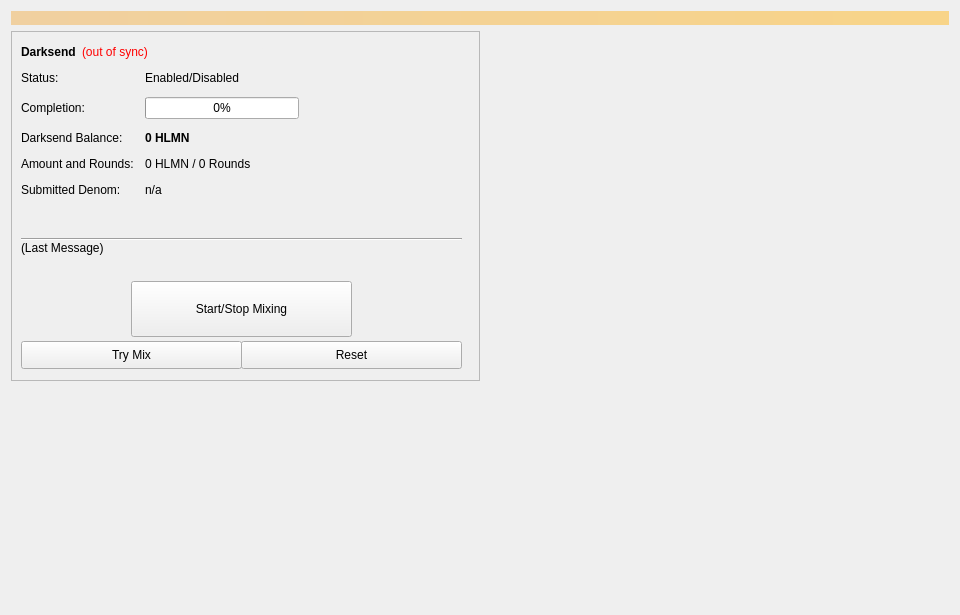
<?xml version="1.0" encoding="UTF-8"?>
<ui version="4.0">
 <class>Coinmix</class>
 <widget class="QWidget" name="Coinmix">
  <property name="geometry">
   <rect>
    <x>0</x>
    <y>0</y>
    <width>960</width>
    <height>615</height>
   </rect>
  </property>
  <property name="minimumSize">
   <size>
    <width>960</width>
    <height>0</height>
   </size>
  </property>
  <property name="windowTitle">
   <string>Form</string>
  </property>
  <layout class="QVBoxLayout" name="topLayout">
   <item>
    <widget class="QLabel" name="labelAlerts">
     <property name="visible">
      <bool>false</bool>
     </property>
     <property name="styleSheet">
      <string notr="true">background-color: qlineargradient(x1: 0, y1: 0, x2: 1, y2: 0, stop:0 #F0D0A0, stop:1 #F8D488); color:#000000;</string>
     </property>
     <property name="wordWrap">
      <bool>true</bool>
     </property>
     <property name="margin">
      <number>3</number>
     </property>
    </widget>
   </item>
   <item>
    <layout class="QHBoxLayout" name="horizontalLayout" stretch="1,1">
     <item>
      <layout class="QVBoxLayout" name="verticalLayout_2">
       <item>
        <widget class="QFrame" name="frameDarksend">
         <property name="minimumSize">
          <size>
           <width>0</width>
           <height>350</height>
          </size>
         </property>
         <property name="layoutDirection">
          <enum>Qt::LeftToRight</enum>
         </property>
         <property name="frameShape">
          <enum>QFrame::StyledPanel</enum>
         </property>
         <property name="frameShadow">
          <enum>QFrame::Raised</enum>
         </property>
         <widget class="QWidget" name="formLayoutWidget">
          <property name="geometry">
           <rect>
            <x>10</x>
            <y>40</y>
            <width>451</width>
            <height>161</height>
           </rect>
          </property>
          <layout class="QFormLayout" name="formLayout">
           <property name="fieldGrowthPolicy">
            <enum>QFormLayout::AllNonFixedFieldsGrow</enum>
           </property>
           <property name="horizontalSpacing">
            <number>11</number>
           </property>
           <property name="verticalSpacing">
            <number>12</number>
           </property>
           <item row="0" column="0">
            <widget class="QLabel" name="label_6">
             <property name="text">
              <string>Status:</string>
             </property>
            </widget>
           </item>
           <item row="1" column="0">
            <widget class="QLabel" name="label_7">
             <property name="text">
              <string>Completion:</string>
             </property>
            </widget>
           </item>
           <item row="1" column="1">
            <widget class="QProgressBar" name="DarksendProgress">
             <property name="maximumSize">
              <size>
               <width>154</width>
               <height>16777215</height>
              </size>
             </property>
             <property name="value">
              <number>0</number>
             </property>
            </widget>
           </item>
           <item row="2" column="0">
            <widget class="QLabel" name="labelAnonymizedText">
             <property name="text">
              <string>Darksend Balance:</string>
             </property>
            </widget>
           </item>
           <item row="2" column="1">
            <widget class="QLabel" name="labelAnonymized">
             <property name="font">
              <font>
               <weight>75</weight>
               <bold>true</bold>
              </font>
             </property>
             <property name="text">
              <string notr="true">0 HLMN</string>
             </property>
            </widget>
           </item>
           <item row="3" column="0">
            <widget class="QLabel" name="label_8">
             <property name="text">
              <string>Amount and Rounds:</string>
             </property>
            </widget>
           </item>
           <item row="3" column="1">
            <widget class="QLabel" name="labelAmountRounds">
             <property name="text">
              <string>0 HLMN / 0 Rounds</string>
             </property>
            </widget>
           </item>
           <item row="4" column="0">
            <widget class="QLabel" name="label_9">
             <property name="text">
              <string>Submitted Denom:</string>
             </property>
            </widget>
           </item>
           <item row="4" column="1">
            <widget class="QLabel" name="labelSubmittedDenom">
             <property name="toolTip">
              <string>The denominations you submitted to the Masternode.&lt;br&gt;To mix, other users must submit the exact same denominations.</string>
             </property>
             <property name="text">
              <string>n/a</string>
             </property>
            </widget>
           </item>
           <item row="0" column="1">
            <widget class="QLabel" name="DarksendEnabled">
             <property name="text">
              <string>Enabled/Disabled</string>
             </property>
            </widget>
           </item>
          </layout>
         </widget>
         <widget class="QPushButton" name="runAutoDenom">
          <property name="geometry">
           <rect>
            <x>251</x>
            <y>17</y>
            <width>1</width>
            <height>1</height>
           </rect>
          </property>
          <property name="palette">
           <palette>
            <active>
             <colorrole role="WindowText">
              <brush brushstyle="SolidPattern">
               <color alpha="255">
                <red>0</red>
                <green>0</green>
                <blue>0</blue>
               </color>
              </brush>
             </colorrole>
             <colorrole role="Button">
              <brush brushstyle="SolidPattern">
               <color alpha="255">
                <red>239</red>
                <green>238</green>
                <blue>238</blue>
               </color>
              </brush>
             </colorrole>
             <colorrole role="Light">
              <brush brushstyle="SolidPattern">
               <color alpha="255">
                <red>255</red>
                <green>255</green>
                <blue>255</blue>
               </color>
              </brush>
             </colorrole>
             <colorrole role="Midlight">
              <brush brushstyle="SolidPattern">
               <color alpha="255">
                <red>247</red>
                <green>246</green>
                <blue>246</blue>
               </color>
              </brush>
             </colorrole>
             <colorrole role="Dark">
              <brush brushstyle="SolidPattern">
               <color alpha="255">
                <red>119</red>
                <green>119</green>
                <blue>119</blue>
               </color>
              </brush>
             </colorrole>
             <colorrole role="Mid">
              <brush brushstyle="SolidPattern">
               <color alpha="255">
                <red>159</red>
                <green>159</green>
                <blue>159</blue>
               </color>
              </brush>
             </colorrole>
             <colorrole role="Text">
              <brush brushstyle="SolidPattern">
               <color alpha="255">
                <red>0</red>
                <green>0</green>
                <blue>0</blue>
               </color>
              </brush>
             </colorrole>
             <colorrole role="BrightText">
              <brush brushstyle="SolidPattern">
               <color alpha="255">
                <red>255</red>
                <green>255</green>
                <blue>255</blue>
               </color>
              </brush>
             </colorrole>
             <colorrole role="ButtonText">
              <brush brushstyle="SolidPattern">
               <color alpha="255">
                <red>0</red>
                <green>0</green>
                <blue>0</blue>
               </color>
              </brush>
             </colorrole>
             <colorrole role="Base">
              <brush brushstyle="SolidPattern">
               <color alpha="255">
                <red>255</red>
                <green>255</green>
                <blue>255</blue>
               </color>
              </brush>
             </colorrole>
             <colorrole role="Window">
              <brush brushstyle="SolidPattern">
               <color alpha="255">
                <red>239</red>
                <green>238</green>
                <blue>238</blue>
               </color>
              </brush>
             </colorrole>
             <colorrole role="Shadow">
              <brush brushstyle="SolidPattern">
               <color alpha="255">
                <red>0</red>
                <green>0</green>
                <blue>0</blue>
               </color>
              </brush>
             </colorrole>
             <colorrole role="AlternateBase">
              <brush brushstyle="SolidPattern">
               <color alpha="255">
                <red>247</red>
                <green>246</green>
                <blue>246</blue>
               </color>
              </brush>
             </colorrole>
             <colorrole role="ToolTipBase">
              <brush brushstyle="SolidPattern">
               <color alpha="255">
                <red>255</red>
                <green>255</green>
                <blue>220</blue>
               </color>
              </brush>
             </colorrole>
             <colorrole role="ToolTipText">
              <brush brushstyle="SolidPattern">
               <color alpha="255">
                <red>0</red>
                <green>0</green>
                <blue>0</blue>
               </color>
              </brush>
             </colorrole>
            </active>
            <inactive>
             <colorrole role="WindowText">
              <brush brushstyle="SolidPattern">
               <color alpha="255">
                <red>0</red>
                <green>0</green>
                <blue>0</blue>
               </color>
              </brush>
             </colorrole>
             <colorrole role="Button">
              <brush brushstyle="SolidPattern">
               <color alpha="255">
                <red>239</red>
                <green>238</green>
                <blue>238</blue>
               </color>
              </brush>
             </colorrole>
             <colorrole role="Light">
              <brush brushstyle="SolidPattern">
               <color alpha="255">
                <red>255</red>
                <green>255</green>
                <blue>255</blue>
               </color>
              </brush>
             </colorrole>
             <colorrole role="Midlight">
              <brush brushstyle="SolidPattern">
               <color alpha="255">
                <red>247</red>
                <green>246</green>
                <blue>246</blue>
               </color>
              </brush>
             </colorrole>
             <colorrole role="Dark">
              <brush brushstyle="SolidPattern">
               <color alpha="255">
                <red>119</red>
                <green>119</green>
                <blue>119</blue>
               </color>
              </brush>
             </colorrole>
             <colorrole role="Mid">
              <brush brushstyle="SolidPattern">
               <color alpha="255">
                <red>159</red>
                <green>159</green>
                <blue>159</blue>
               </color>
              </brush>
             </colorrole>
             <colorrole role="Text">
              <brush brushstyle="SolidPattern">
               <color alpha="255">
                <red>0</red>
                <green>0</green>
                <blue>0</blue>
               </color>
              </brush>
             </colorrole>
             <colorrole role="BrightText">
              <brush brushstyle="SolidPattern">
               <color alpha="255">
                <red>255</red>
                <green>255</green>
                <blue>255</blue>
               </color>
              </brush>
             </colorrole>
             <colorrole role="ButtonText">
              <brush brushstyle="SolidPattern">
               <color alpha="255">
                <red>0</red>
                <green>0</green>
                <blue>0</blue>
               </color>
              </brush>
             </colorrole>
             <colorrole role="Base">
              <brush brushstyle="SolidPattern">
               <color alpha="255">
                <red>255</red>
                <green>255</green>
                <blue>255</blue>
               </color>
              </brush>
             </colorrole>
             <colorrole role="Window">
              <brush brushstyle="SolidPattern">
               <color alpha="255">
                <red>239</red>
                <green>238</green>
                <blue>238</blue>
               </color>
              </brush>
             </colorrole>
             <colorrole role="Shadow">
              <brush brushstyle="SolidPattern">
               <color alpha="255">
                <red>0</red>
                <green>0</green>
                <blue>0</blue>
               </color>
              </brush>
             </colorrole>
             <colorrole role="AlternateBase">
              <brush brushstyle="SolidPattern">
               <color alpha="255">
                <red>247</red>
                <green>246</green>
                <blue>246</blue>
               </color>
              </brush>
             </colorrole>
             <colorrole role="ToolTipBase">
              <brush brushstyle="SolidPattern">
               <color alpha="255">
                <red>255</red>
                <green>255</green>
                <blue>220</blue>
               </color>
              </brush>
             </colorrole>
             <colorrole role="ToolTipText">
              <brush brushstyle="SolidPattern">
               <color alpha="255">
                <red>0</red>
                <green>0</green>
                <blue>0</blue>
               </color>
              </brush>
             </colorrole>
            </inactive>
            <disabled>
             <colorrole role="WindowText">
              <brush brushstyle="SolidPattern">
               <color alpha="255">
                <red>119</red>
                <green>119</green>
                <blue>119</blue>
               </color>
              </brush>
             </colorrole>
             <colorrole role="Button">
              <brush brushstyle="SolidPattern">
               <color alpha="255">
                <red>239</red>
                <green>238</green>
                <blue>238</blue>
               </color>
              </brush>
             </colorrole>
             <colorrole role="Light">
              <brush brushstyle="SolidPattern">
               <color alpha="255">
                <red>255</red>
                <green>255</green>
                <blue>255</blue>
               </color>
              </brush>
             </colorrole>
             <colorrole role="Midlight">
              <brush brushstyle="SolidPattern">
               <color alpha="255">
                <red>247</red>
                <green>246</green>
                <blue>246</blue>
               </color>
              </brush>
             </colorrole>
             <colorrole role="Dark">
              <brush brushstyle="SolidPattern">
               <color alpha="255">
                <red>119</red>
                <green>119</green>
                <blue>119</blue>
               </color>
              </brush>
             </colorrole>
             <colorrole role="Mid">
              <brush brushstyle="SolidPattern">
               <color alpha="255">
                <red>159</red>
                <green>159</green>
                <blue>159</blue>
               </color>
              </brush>
             </colorrole>
             <colorrole role="Text">
              <brush brushstyle="SolidPattern">
               <color alpha="255">
                <red>119</red>
                <green>119</green>
                <blue>119</blue>
               </color>
              </brush>
             </colorrole>
             <colorrole role="BrightText">
              <brush brushstyle="SolidPattern">
               <color alpha="255">
                <red>255</red>
                <green>255</green>
                <blue>255</blue>
               </color>
              </brush>
             </colorrole>
             <colorrole role="ButtonText">
              <brush brushstyle="SolidPattern">
               <color alpha="255">
                <red>119</red>
                <green>119</green>
                <blue>119</blue>
               </color>
              </brush>
             </colorrole>
             <colorrole role="Base">
              <brush brushstyle="SolidPattern">
               <color alpha="255">
                <red>239</red>
                <green>238</green>
                <blue>238</blue>
               </color>
              </brush>
             </colorrole>
             <colorrole role="Window">
              <brush brushstyle="SolidPattern">
               <color alpha="255">
                <red>239</red>
                <green>238</green>
                <blue>238</blue>
               </color>
              </brush>
             </colorrole>
             <colorrole role="Shadow">
              <brush brushstyle="SolidPattern">
               <color alpha="255">
                <red>0</red>
                <green>0</green>
                <blue>0</blue>
               </color>
              </brush>
             </colorrole>
             <colorrole role="AlternateBase">
              <brush brushstyle="SolidPattern">
               <color alpha="255">
                <red>239</red>
                <green>238</green>
                <blue>238</blue>
               </color>
              </brush>
             </colorrole>
             <colorrole role="ToolTipBase">
              <brush brushstyle="SolidPattern">
               <color alpha="255">
                <red>255</red>
                <green>255</green>
                <blue>220</blue>
               </color>
              </brush>
             </colorrole>
             <colorrole role="ToolTipText">
              <brush brushstyle="SolidPattern">
               <color alpha="255">
                <red>0</red>
                <green>0</green>
                <blue>0</blue>
               </color>
              </brush>
             </colorrole>
            </disabled>
           </palette>
          </property>
          <property name="focusPolicy">
           <enum>Qt::NoFocus</enum>
          </property>
          <property name="autoFillBackground">
           <bool>true</bool>
          </property>
          <property name="text">
           <string/>
          </property>
          <property name="flat">
           <bool>true</bool>
          </property>
         </widget>
         <widget class="QPushButton" name="toggleDarksend">
          <property name="geometry">
           <rect>
            <x>120</x>
            <y>250</y>
            <width>221</width>
            <height>56</height>
           </rect>
          </property>
          <property name="sizePolicy">
           <sizepolicy hsizetype="MinimumExpanding" vsizetype="Fixed">
            <horstretch>0</horstretch>
            <verstretch>0</verstretch>
           </sizepolicy>
          </property>
          <property name="text">
           <string>Start/Stop Mixing</string>
          </property>
         </widget>
         <widget class="Line" name="lineLastMessage">
          <property name="geometry">
           <rect>
            <x>10</x>
            <y>200</y>
            <width>441</width>
            <height>16</height>
           </rect>
          </property>
          <property name="orientation">
           <enum>Qt::Horizontal</enum>
          </property>
         </widget>
         <widget class="QLabel" name="DarksendStatus">
          <property name="geometry">
           <rect>
            <x>10</x>
            <y>210</y>
            <width>451</width>
            <height>43</height>
           </rect>
          </property>
          <property name="minimumSize">
           <size>
            <width>288</width>
            <height>43</height>
           </size>
          </property>
          <property name="text">
           <string>(Last Message)</string>
          </property>
          <property name="alignment">
           <set>Qt::AlignLeading|Qt::AlignLeft|Qt::AlignTop</set>
          </property>
          <property name="wordWrap">
           <bool>true</bool>
          </property>
         </widget>
         <widget class="QPushButton" name="DarksendAuto">
          <property name="geometry">
           <rect>
            <x>10</x>
            <y>310</y>
            <width>221</width>
            <height>28</height>
           </rect>
          </property>
          <property name="sizePolicy">
           <sizepolicy hsizetype="MinimumExpanding" vsizetype="Fixed">
            <horstretch>0</horstretch>
            <verstretch>0</verstretch>
           </sizepolicy>
          </property>
          <property name="toolTip">
           <string>Try to manually submit a Darksend request.</string>
          </property>
          <property name="text">
           <string>Try Mix</string>
          </property>
         </widget>
         <widget class="QPushButton" name="DarksendReset">
          <property name="geometry">
           <rect>
            <x>230</x>
            <y>310</y>
            <width>221</width>
            <height>28</height>
           </rect>
          </property>
          <property name="sizePolicy">
           <sizepolicy hsizetype="MinimumExpanding" vsizetype="Fixed">
            <horstretch>0</horstretch>
            <verstretch>0</verstretch>
           </sizepolicy>
          </property>
          <property name="toolTip">
           <string>Reset the current status of Darksend (can interrupt Darksend if it's in the process of Mixing, which can cost you money!)</string>
          </property>
          <property name="autoFillBackground">
           <bool>false</bool>
          </property>
          <property name="text">
           <string>Reset</string>
          </property>
         </widget>
         <widget class="QWidget" name="layoutWidget">
          <property name="geometry">
           <rect>
            <x>10</x>
            <y>10</y>
            <width>431</width>
            <height>22</height>
           </rect>
          </property>
          <layout class="QHBoxLayout" name="horizontalLayout_5">
           <item>
            <widget class="QLabel" name="label_2">
             <property name="font">
              <font>
               <weight>75</weight>
               <bold>true</bold>
              </font>
             </property>
             <property name="text">
              <string>Darksend</string>
             </property>
            </widget>
           </item>
           <item>
            <widget class="QLabel" name="labelDarksendSyncStatus">
             <property name="toolTip">
              <string>The displayed information may be out of date. Your wallet automatically synchronizes with the HLMN network after a connection is established, but this process has not completed yet.</string>
             </property>
             <property name="styleSheet">
              <string notr="true">QLabel { color: red; }</string>
             </property>
             <property name="text">
              <string notr="true">(out of sync)</string>
             </property>
             <property name="alignment">
              <set>Qt::AlignLeading|Qt::AlignLeft|Qt::AlignVCenter</set>
             </property>
            </widget>
           </item>
           <item>
            <spacer name="horizontalSpacer_4">
             <property name="orientation">
              <enum>Qt::Horizontal</enum>
             </property>
             <property name="sizeHint" stdset="0">
              <size>
               <width>40</width>
               <height>20</height>
              </size>
             </property>
            </spacer>
           </item>
          </layout>
         </widget>
        </widget>
       </item>
       <item>
        <spacer name="verticalSpacer">
         <property name="orientation">
          <enum>Qt::Vertical</enum>
         </property>
         <property name="sizeHint" stdset="0">
          <size>
           <width>20</width>
           <height>40</height>
          </size>
         </property>
        </spacer>
       </item>
      </layout>
     </item>
     <item>
      <layout class="QVBoxLayout" name="verticalLayout_3">
       <item>
        <spacer name="verticalSpacer_2">
         <property name="orientation">
          <enum>Qt::Vertical</enum>
         </property>
         <property name="sizeType">
          <enum>QSizePolicy::Expanding</enum>
         </property>
         <property name="sizeHint" stdset="0">
          <size>
           <width>20</width>
           <height>40</height>
          </size>
         </property>
        </spacer>
       </item>
      </layout>
     </item>
    </layout>
   </item>
  </layout>
 </widget>
 <resources/>
 <connections/>
</ui>
